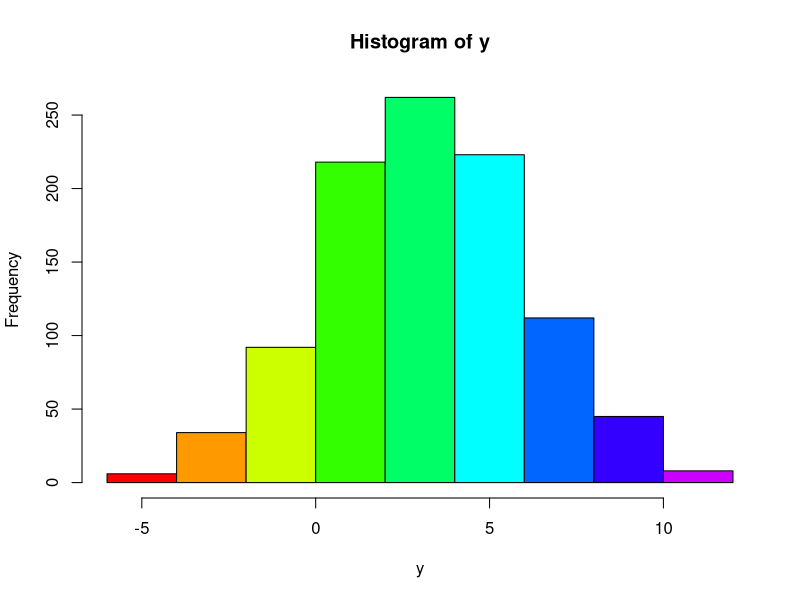
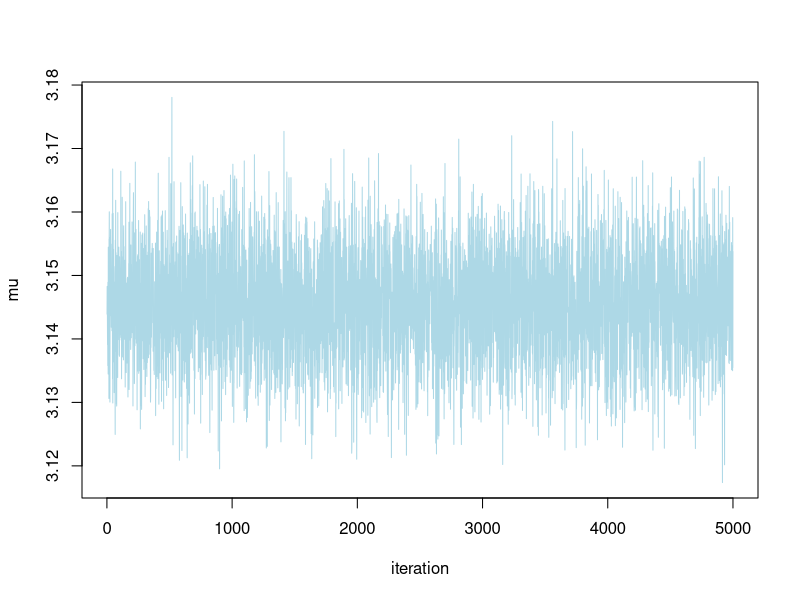
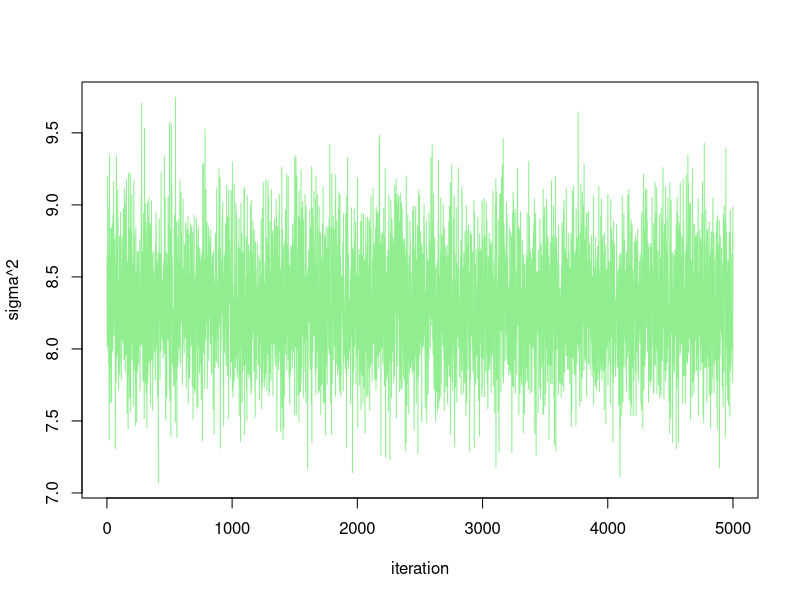
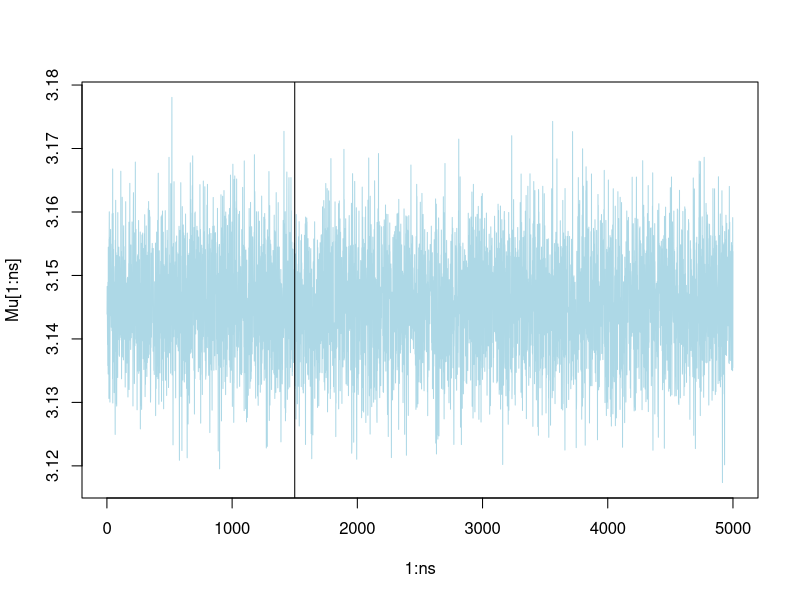
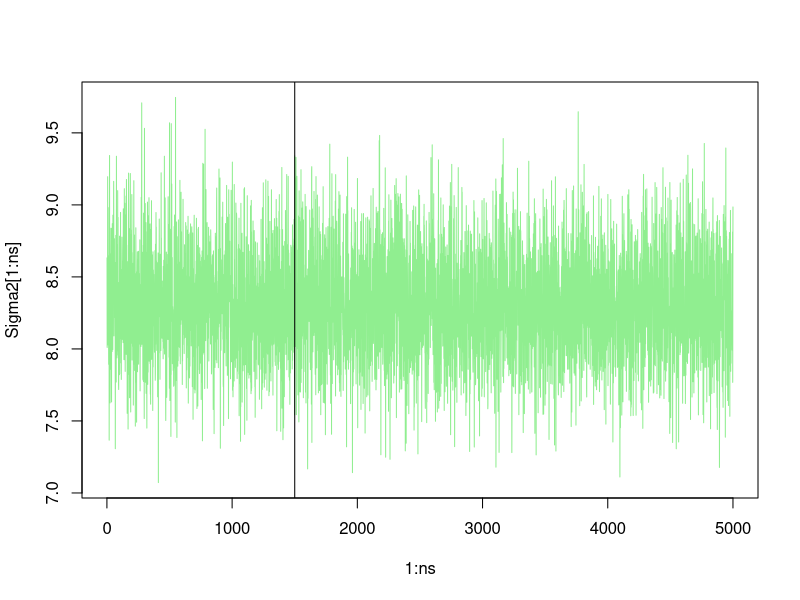

The R source for these figures, in order:

# Example 06 Gibbs Sampling
# -------------------------


# Simulate Data
# -------------

# 1000 observarions from Y~N(3,9)

n<-1000
mu<-3
sigma<-3
sigma2<-sigma^2
y<-rnorm(n,mu,sigma);head(y)
summary(y)
hist(y,col=rainbow(10))


# Store Results
# -------------
ns<-5000              # nr. of simulations
Mu<-Sigma2<-rep(0,ns) # store parameters' updates


# Gibbs  Sampler
# --------------

m<-mean(y) # in order to calculate mu^(t)
tau<-rgamma(1,n/2,sum((y-m)^2)/2); tau     # initialize tau to calculate mu^(0)

for (i in 1:ns) {
  mu<- Mu[i]<-rnorm(1,m,1/(n*tau))
  tau<-rgamma(1,n/2,sum((y-mu)^2)/2)
  Sigma2[i]<-1/tau
}


# Posterior summaries 
# -------------------


plot(1:ns,Mu[1:ns],type="l",col="lightblue",xlab="iteration",ylab="mu")
plot(1:ns,Sigma2[1:ns],type="l",col="lightgreen",xlab="iteration",ylab="sigma^2")

mean(Mu[1:ns])	
sd(Mu[1:ns])
mean(Sigma2[1:ns])
sd(Sigma2[1:ns])


plot(1:ns,Mu[1:ns],type="l",col="lightblue")
abline(v=1500)
plot(1:ns,Sigma2[1:ns],type="l",col="lightgreen")
abline(v=1500)

mean(Mu[1501:ns])	# Discard first 1500 as burn-in
sd(Mu[1501:ns])
mean(Sigma2[1501:ns])
sd(Sigma2[1501:ns])



